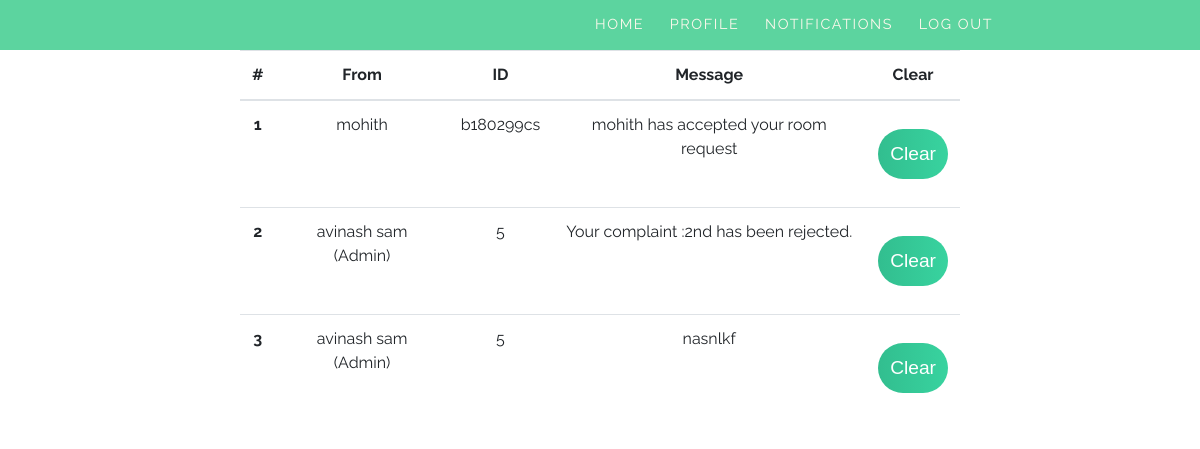
Page /pages/notifications.php (signed in) on the committed database.
### tables this page shows
CREATE TABLE `STUDENTS` (
  `Student_ID` varchar(15) NOT NULL,
  `full_name` varchar(30) NOT NULL,
  `PhoneNo` varchar(10) NOT NULL,
  `DOB` date DEFAULT NULL,
  `State` varchar(15) DEFAULT NULL,
  `Roomate_ID` varchar(15) DEFAULT NULL,
  `Admin_ID` int(3) DEFAULT NULL,
  `password` varchar(20) NOT NULL,
  `Hostel_ID` int(3) DEFAULT NULL,
  `Room_No` int(5) DEFAULT NULL,
  `mail` varchar(40) NOT NULL,
  `gender` char(1) NOT NULL
);

CREATE TABLE `NOTICES` (
  `Notice_ID` int(7) NOT NULL,
  `Subject` tinytext DEFAULT NULL,
  `Admin_ID` int(3) NOT NULL,
  `student_id` varchar(15) NOT NULL
);

### pages/notifications.php (the view, shortened to what this page needs)
<?php
$arr=$_SESSION['arr'];
$rol_no=$arr['Student_ID'];
$connection=new mysqli('localhost','root','','hostel');
    $q1="SELECT * FROM room_requests WHERE sender_id='$rol_no' AND flag!='0'";
    $q1_res=mysqli_query($connection,$q1);
    $notif=array();
    $sub=array();
    foreach($q1_res as $a){
      $sub['sender']=$a['receiver_id'];
      $dum= $sub['sender'];
      $q1_1="SELECT * FROM STUDENTS WHERE Student_ID='$dum'";
      $q1_1_res=mysqli_fetch_array(mysqli_query($connection,$q1_1));
      $sub['sender_name']=$q1_1_res['full_name'];
      $sub['flag']=$a['flag'];
      $sub['n_id']='-1';
      if($a['flag']==1)
      $sub['msg']=$q1_1_res['full_name']." has accepted your room request";
      else
      $sub['msg']=$q1_1_res['full_name']." has rejected your room request";
      array_push($notif,$sub);
    }
    $q1="SELECT * FROM NOTICES WHERE student_id='$rol_no' OR student_id='1' ";
    $q1_res=mysqli_query($connection,$q1);
    foreach($q1_res as $a){
      $sub['sender']=$a['Admin_ID'];
      $sub['n_id']=$a['Notice_ID'];
      if($a['student_id']==1)
        $sub['flag']='-2';
      else
      $sub['flag']='-3';
      $dum= $sub['sender'];
      $q1_1="SELECT * FROM Admin WHERE Admin_ID='$dum'";
      $q1_1_res=mysqli_fetch_array(mysqli_query($connection,$q1_1));
      $sub['sender_name']=$q1_1_res['Fname']." ".$q1_1_res['Lname']." (Admin)";
      $sub['msg']=$a['Subject'];
      array_push($notif,$sub);
    }
?>
<!DOCTYPE html>
<html lang="en">
<head>
  <link rel="stylesheet" href="https://maxcdn.bootstrapcdn.com/bootstrap/4.5.2/css/bootstrap.min.css">
  <link rel="stylesheet" href="../css/profile1.css">
</head>
<body>
<nav class="navbar">
  <div class="nav-list-container">
    <ul class="nav-list">
    <li><a href="student_main.php">Home</a></li>
                    <li><a href="profile.php">Profile</a></li>
                    <li><a href="notifications.php">Notifications</a></li>
                    <li><a href="index.php">Log Out</a></li>
    </ul>
  </div>
</nav>
<main>
  <div style="display: flex;max-width:60%;justify-content:center; margin-left:auto;margin-right:auto">
<table class="table table-hover">
  <thead>
    <tr>
    <th scope="col">#</th>
      <th scope="col">From</th>
      <th scope="col">ID</th>
      <th scope="col">Message</th>
      <th scope="col">Clear</th>
    </tr>
  </thead>
  <tbody>
  <?php $i=1; foreach($notif as $not){ ?>
    <form action="notifications.php" method="POST">
    <tr>
      <th scope="row"><?php echo $i;?></th>
      <td><?php echo $not['sender_name'];?></td>
      <td><input type="hidden" name="sender" value="<?php echo $not['sender'];?>"><?php echo $not['sender'];?></td>
      <td><?php echo $not['msg'];?></td>
      <td><input class="btn btn-primary" type="submit" name="clear" value="Clear"></td>
    </tr>
    </form>
    <?php $i=$i+1;}?>
  </tbody>
</table>
</div>
</main>
</body>
</html>

### css/profile1.css (style rules this page uses)
* { box-sizing: border-box; }
body { font-family: "Raleway", sans-serif; font-size: 1rem; margin: 0; color: #222; }
.navbar { width: 100%; display: flex; flex-direction: row; justify-content: space-between; align-items: center; padding: 0.4rem; background-color: #5CD49F; overflow: hidden; }
.navbar { width: 100%; height: 50px; display: flex; flex-direction: row; justify-content: space-between; align-items: center; padding: 0.4rem; background-color: #5CD49F; overflow: hidden; }
.navbar .nav-list { padding: 2rem 0; list-style-type: none; text-align: center; overflow: hidden; }
.nav-list li { margin: 1rem 0; letter-spacing: 0.1rem; }
.nav-list li a { display: block; text-decoration: none; text-transform: uppercase; padding: 0.4rem; color: #fcf8ec; }
@media (min-width: 768px) { .navbar { justify-content: space-around; padding: 0.4rem 0; } }
@media (min-width: 768px) { .navbar .nav-list { display: flex; flex-direction: row; padding: 0; } }
@media (min-width: 768px) { .nav-list li { margin: 0 0.4rem; } }
main { text-align: center; }
* { padding: 0; margin: 0; box-sizing: border-box; }
form { width: 360px; }
a { display: block; text-align: right; text-decoration: none; color: #999; font-size: 0.9rem; transition: .3s; }
.btn { display: block; width: 100%; height: 50px; border-radius: 25px; outline: none; border: none; background-image: linear-gradient(to right, #32be8f, #38d39f, #32be8f); background-size: 200%; font-size: 1.2rem; color: #fff; font-family: 'Poppins', sans-serif; margin: 1rem 0; cursor: pointer; transition: .5s; }

### rows in the picture
students: full_name "mohith", Student_ID "b180299cs", msg "mohith has accepted your room request"
notices: sender_name "avinash sam (Admin)", Admin_ID "5", Subject "Your complaint :2nd has been rejected."
notices: sender_name "avinash sam (Admin)", Admin_ID "5", Subject "nasnlkf"
